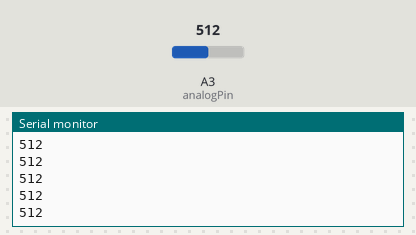
This sketch was run on a simulated Arduino Uno, built with avr-gcc and run on an emulated ATmega328P. Shown: the last lines printed to the serial monitor. Inputs (shaded band) come from the test bench; at power-on: A3 (analogPin) = 512.

Above: at 1.2 s.
1.3 s: A3 (analogPin) set to 716
At 1.9 s:
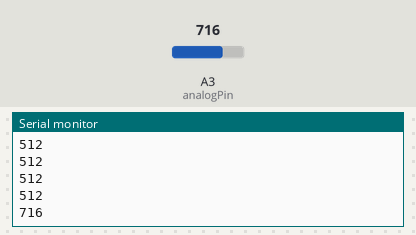
2.8 s: A3 (analogPin) set to 900
At 2.82 s:
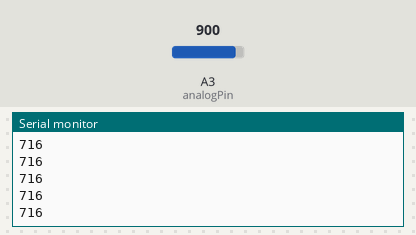
Timing chart, 0 to 5.8 s (numbered marks = the images above; inputs shaded):
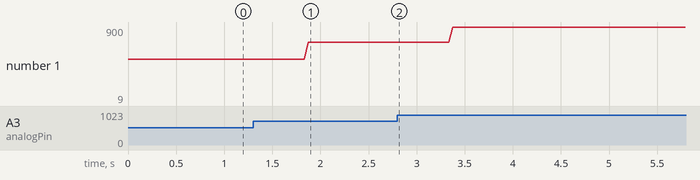

The sketch:

ppg_signal_processing_system.ino
```cpp
int analogPin = A3;   // output of the non-inverting amplifier connected to analog pin 3 on arduino board
int val = 0;          // variable created to store the value read

void setup() {
    Serial.begin(1200);      // Setup serial, and set it to 1200 (to read the signal slower)
}

void loop() {
    val = analogRead(analogPin);   // Read the signal arriving in the input pin (A3)
    Serial.println(val);           // Debug and display the value on the serial plotter
}
```

Measured:
- after the input at 1.3 s, the serial monitor: prints a new line after 0.58 s (image 1)
- plotted number 1: 512 → 716 after the input at 1.3 s, 716 → 9 after the input at 2.8 s
